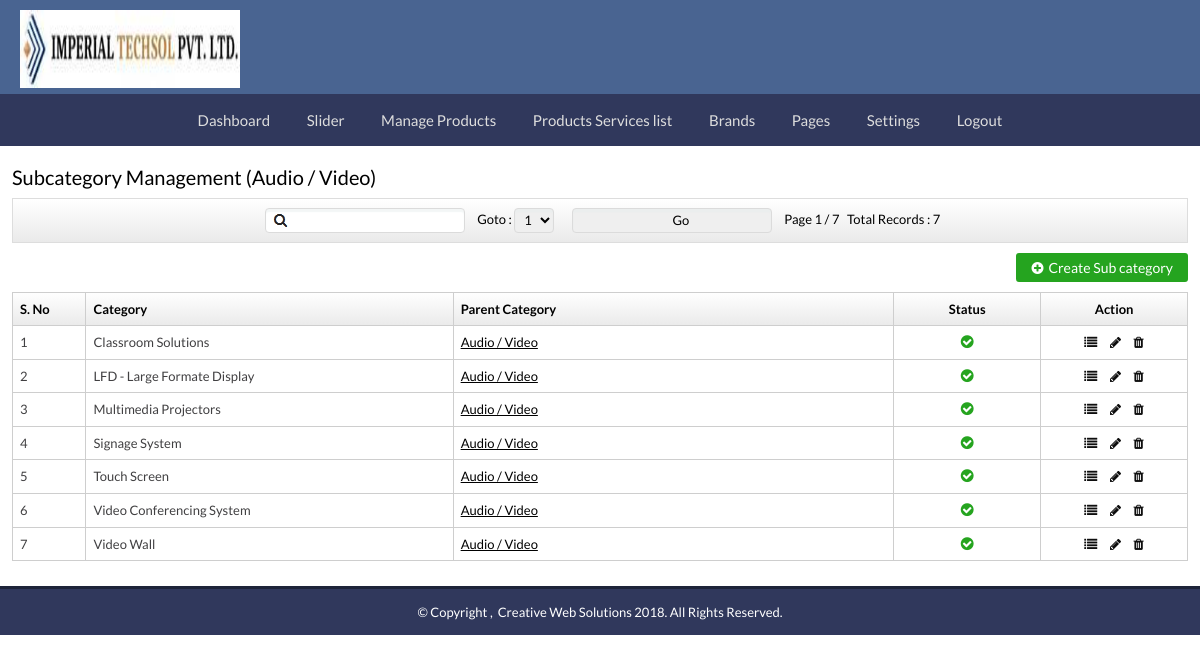
Screenshot of /siteadmin/subcategory-mgmt.php?parentid=1&pageid=1 (signed in) with the database file from the repository.
### tables this page shows
CREATE TABLE `tbl_category` (
  `fld_id` int(11) NOT NULL,
  `fld_name` varchar(100) NOT NULL,
  `fld_seo_url` varchar(50) NOT NULL,
  `fld_parentid` int(11) NOT NULL DEFAULT '0',
  `fld_layer` int(11) NOT NULL,
  `fld_image` varchar(1000) NOT NULL,
  `fld_status` varchar(50) NOT NULL DEFAULT 'Active',
  `fld_featured` int(11) NOT NULL
);

### siteadmin/subcategory-mgmt.php (the view, shortened to what this page needs)
<?php
	include("../config/config.inc.php");
$Pagename = "Subcategory Management";
$parentid = $_REQUEST['parentid'];
$pageid = $_REQUEST['pageid'];
$keywordsearch = $_REQUEST['keywordsearch'];
$keysearch = " WHERE fld_parentid='$parentid' ";
if($pagePerShow=="")
{
	$pagePerShow=50;
}
$RecsToShow = $pagePerShow;
$startPage = ($pageid-1)*$RecsToShow;
$sqlPgn = "SELECT count(*) as cnt FROM tbl_category $keysearch";
$rsPgn = $dbquery->query($sqlPgn) or die('Pagination Error: ' . $dbquery->error);
$rowPgn = $rsPgn->fetch_object();
$cntPgn = $rowPgn->cnt;
if($cntPgn > 0)
{
	$totRecord = $cntPgn;
	$TotPageCnt = ceil($totRecord/$RecsToShow);
}
else
{
	$TotPageCnt = 0;
	$totRecord = 0;
	$pageid = 0;
}
$sqlMgmt = "SELECT * FROM tbl_category $keysearch ORDER BY fld_name ASC LIMIT $startPage, $RecsToShow";
$rsMgmt = $dbquery->query($sqlMgmt) or die('Error: ' . $dbquery->error);
$numMgmt = $rsMgmt->num_rows;
$sqlMgmt2 = "SELECT * FROM tbl_category where fld_id='$parentid'";
$rsMgmt2 = $dbquery->query($sqlMgmt2) or die('Error: ' . $dbquery->error);
$getMainCat = $rsMgmt2->fetch_array();
$mainCategory  = $getMainCat['fld_name'];
?>
<?php include("common/admheader.php"); ?>
	<section class="middlepart">
		<div class="right-panel">
			<aside class="rightsection">
			<h2><?php echo $Pagename; ?> (<?php echo $mainCategory;?>)</h2>
				<ul class="topbar mbottom1">
				<form name="frmgeneralinfo" method="post" action="<?php $_SERVER['PHP_SELF'] ?>">
				<li><input type="text" name="keywordsearch" class="search" value="<?php echo $keywordsearch; ?>" autofocus /></li>
					<li>Goto : </li>
						<li>
							<select name="pageid">
								<?php
								for($i=1;$i<=$TotPageCnt;$i++)
								{
									$addText = "";
									if($i==$pageid) { $addText = "selected"; }
								?>
									<option value="<?php echo $i; ?>" <?php echo $addText; ?>><?php echo $i; ?></option>
								<?php
								}
								?>
							</select>
						</li>
						<li>
								<input type="submit" value="Go" class="submit1" />
						</li>
						<li><span class="page" > Page <?php echo $TotPageCnt;?> / <?php echo $totRecord;?> &nbsp; Total Records : <?php echo $totRecord;?></span> </li>
						</form>
					</ul>
					<div class="addfiles"><a href="subcategory.php?pageid=<?php echo $pageid; ?>&parentid=<?php echo $_REQUEST['parentid'];?>"><i class="fa fa-plus-circle white"></i>Create Sub category</a></div>
					<div class="tablebox table-responsive">
						<table class="table table-bordered table-hover">
							<thead>
								<tr class="th-heading">
									<th width="5%">S. No</th>
									<th width="25%">Category</th>
									<th width="30%">Parent Category</th>
									<th width="10%" class="text-center">Status</th>
									<th width="10%" class="text-center">Action</th>
								</tr>
							</thead>
							<tbody>
							<?php
							$sr = 1;
							if($numMgmt > 0)
							{
								while($rowMgmt = $rsMgmt->fetch_object())
								{
									$catid = $rowMgmt->fld_id;
 									$catname = $rowMgmt->fld_name;
 									$status = $rowMgmt->fld_status;
									if($status=='Active')
									{
										$sts='Inactive';
										$showsts = '<a href="subcategory-del.php?catid='.$catid.'&parentid='.$parentid.'&pageid='.$pageid.'&status='.$sts.'&task=chk" title="active" class="activeicon"><i class="fa fa-check-circle green"></i></a>';
									}
									else
									{
										$sts='Active';
										$showsts = '<a href="subcategory-del.php?catid='.$catid.'&parentid='.$parentid.'&pageid='.$pageid.'&status='.$sts.'&task=chk" title="inactive" class="inactive"><i class="fa fa-times-circle red"></i></a>';
									}
									?>
 								<tr>
									<td><?php echo $sr; ?></td>
									<td><?php echo $catname; ?></td>
									<td><a href="category-mgmt.php"><?php echo $mainCategory; ?></a></td>
									<td class="text-center"><?php echo $showsts; ?></td>
									<td class="text-center">
							  <a class="edit-table" data-toggle="tooltip" data-original-title="Sub Category" title="Subsub Category" href="subsubcategory-mgmt.php?parentid=<?php echo $catid; ?>&pageid=<?php echo $pageid; ?>"><i class="fa fa-list"></i></a>
                             <a class="edit-table" data-toggle="tooltip" data-original-title="Edit" title="edit" href="subcategory.php?catid=<?php echo $catid; ?>&parentid=<?php echo $parentid; ?>&pageid=<?php echo $pageid; ?>"><i class="fa fa-pencil"></i></a>
										<a href="subcategory-del.php?catid=<?php echo $catid; ?>&parentid=<?php echo $parentid; ?>&pageid=<?php echo $pageid; ?>&task=del" onclick="return confirmDelete();" class="edit-table" title="delete"> <span id="<?=$sr?>"  data-toggle="tooltip" data-placement="left" title="Delete"><i class="fa fa-trash"></i></span></a>
									</td>
								</tr>
								<?php
								$sr++;
									}
								}
								else
								{
								?>
									<tr><td colspan="8" class="notfound" align="center">Sorry, Sub category Not Found!</td></tr>
								<?php
								}
								?>
							</tbody>
						</table>
					</div>
				</aside>
			</div>
		</section>
<?php include("common/admfooter.php"); ?>

### siteadmin/css/style.css (style rules this page uses)
html, body, div, span, object, iframe, h1, h2, h3, h4, h5, h6, p, blockquote, pre, abbr, address, cite, code, del, dfn, em, img, ins, kbd, q, samp, small, strong, sub, sup, var, b, i, dl, dt, dd, ol, ul, li, fieldset, form, label, legend, table, caption, tbody, tfoot, thead, tr, th, td, article, aside, canvas, details, figcaption, figure, footer, header, hgroup, menu, nav, section, summary, time, mark, audio, video { margin: 0; padding: 0; border: 0; outline: 0; font-size: 100%; }
* { margin:0px; padding:0px; }
article, aside, details, figcaption, figure, footer, header, hgroup, menu, nav, section { display: block; }
a { margin: 0; padding: 0; font-size: 100%; vertical-align: baseline; background: transparent; }
table { border-collapse: collapse; border-spacing: 0; }
input, select { vertical-align: middle; }
body { margin:0px; padding:0px; font-family: 'Lato', sans-serif; letter-spacing:0.5px; }
a, a:active, a:focus { outline: none !important; }
.middlepart { width:98%; margin:20px auto; padding:0px; min-height:400px; }
.middlepart .rightsection { width:100%; float:left; margin:0px; padding:0px; }
.middlepart .rightsection h2 { margin:0px; padding:0px 0 10px 0; color:#000; font-size:20px; }
.mbottom1 { margin-bottom:0 !important; }
ul.topbar { width:99.95%; margin:0px auto; padding:0px; float:none; background: #ffffff; background: -moz-linear-gradient(top, #ffffff 1%, #eaeaea 100%); background: -webkit-gradient(linear, left top, left bottom, color-stop(1%,#ffffff), color-stop(100%,#eaeaea)); background: -webkit-linear-gradient(top, #ffffff 1%,#eaeaea 100%); background: -o-linear-gradient(top, #ffffff 1%,#eaeaea 100%); background: -ms-linear-gradient(top, #ffffff 1%,#eaeaea 100%); background: linear-gradient(top, #ffffff 1%,#eaeaea 100%); filter: progid:DXImageTransform.Microsoft.gradient( startColorstr='#ffffff', endColorstr='#eaeaea',GradientType=0 ); border:#dddddd 1px solid; height:auto; list-style:none; text-align:center; padding-right:0%; padding-bottom:0.75%; padding-top:0.75%; clear:both; margin-bottom:10px; }
ul.topbar li { margin:0px 0 0 0; padding:0px; display:inline-block; font-size:13px; font-weight:400; color:#000; }
ul.topbar li input { border:#dbdbdb 1px solid; margin:0 10px 0 5px; height:18px; padding:0 10px 0 28px; width:200px; border: 1px solid #DBDBDB; box-shadow: 0px 3px 1px rgba(231, 237, 238, 0.5) inset; transition: border-color 0.15s ease-in-out 0s, box-shadow 0.15s ease-in-out 0s; height:25px; border-radius:4px; }
ul.topbar li input.search { background:url(../images/search.png) 7px 5px no-repeat #fff; }
ul.topbar li select { border: 1px solid #DBDBDB; box-shadow: 0px 3px 1px rgba(231, 237, 238, 0.5) inset; transition: border-color 0.15s ease-in-out 0s, box-shadow 0.15s ease-in-out 0s; margin-right:10px; height:25px; padding:1px 5px; border-radius: 4px; }
.th-heading { background: #ffffff; background: -moz-linear-gradient(top, #ffffff 1%, #eaeaea 100%); background: -webkit-gradient(linear, left top, left bottom, color-stop(1%,#ffffff), color-stop(100%,#eaeaea)); background: -webkit-linear-gradient(top, #ffffff 1%,#eaeaea 100%); background: -o-linear-gradient(top, #ffffff 1%,#eaeaea 100%); background: -ms-linear-gradient(top, #ffffff 1%,#eaeaea 100%); background: linear-gradient(top, #ffffff 1%,#eaeaea 100%); filter: progid:DXImageTransform.Microsoft.gradient( startColorstr='#ffffff', endColorstr='#eaeaea',GradientType=0 ); }
.tablebox { width:100%; margin:0px; padding:0px; float:left; }
a.edit-table { color:#0e0e0e !important; padding:0 5px 0 5px; }
.green { color: #25a41f; font-size:15px !important; }
.addfiles { width:auto; float:right; margin:10px 0px; margin-left:5px; }
.addfiles a { background-color:#25a41f; padding:6px 15px; float:right; font-size:14px; text-align:center; border-radius:3px; color:#FFF; text-decoration:none; }
.addfiles .white { color:#FFF; margin-right:5px; }

### siteadmin/css/responsivenav.css (style rules this page uses)
*, *:before, *:after { box-sizing: border-box; -webkit-box-sizing: border-box; -moz-box-sizing: border-box; }

### siteadmin/css/layout.css (style rules this page uses)
* { border: 0 none; outline: 0; padding: 0; margin: 0; }
.right-panel { background: #FFFFFF; border-left: none !important; margin: 0 0 0 0px !important; }

### rows the page displays
tbl_category: fld_name "Audio / Video"
tbl_category: fld_name "Classroom Solutions"
tbl_category: fld_name "LFD - Large Formate Display"
tbl_category: fld_name "Multimedia Projectors"
tbl_category: fld_name "Signage System"
tbl_category: fld_name "Touch Screen"
tbl_category: fld_name "Video Conferencing System"
tbl_category: fld_name "Video Wall"

### other values shown
$Pagename "Subcategory Management"
$TotPageCnt "1"
$totRecord "7"
POWERED_BY_WEBSITE "Creative Web Solutions"
form field pageid "1"
